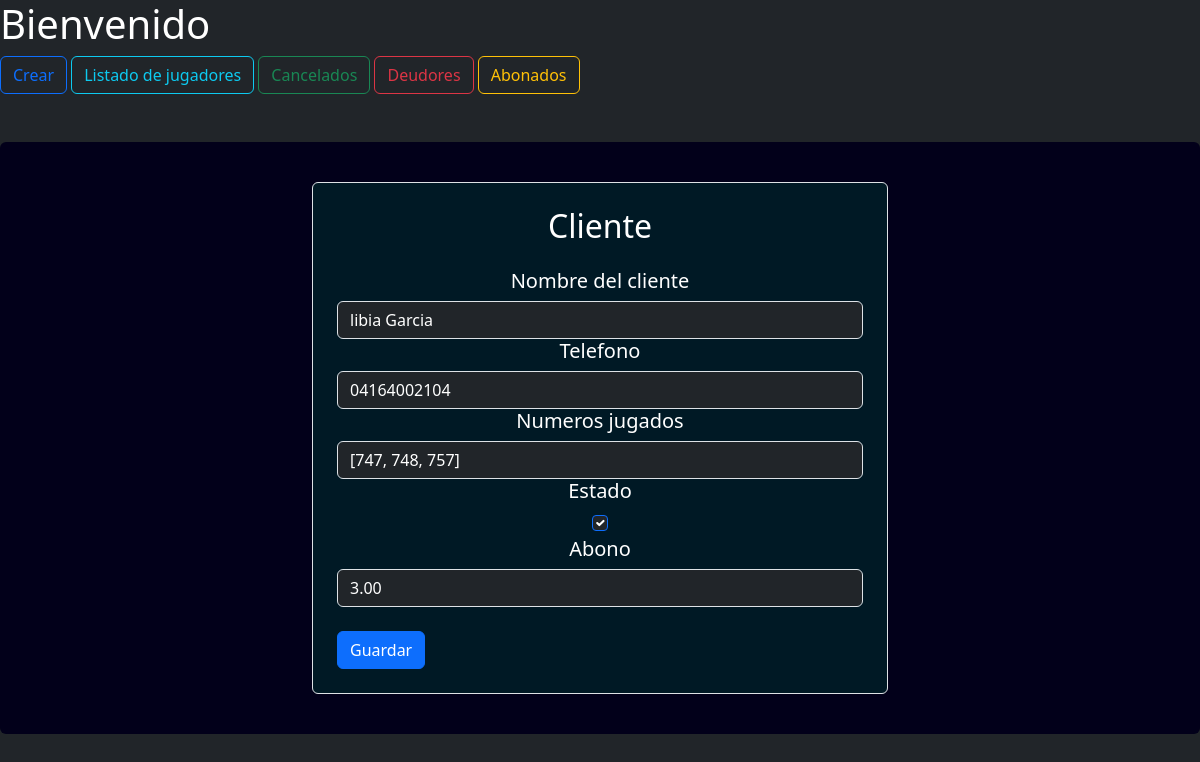
Page /actualizar/5/ on the committed database.
### clientes/models.py (models this page shows, shortened)
class Cliente(models.Model):
    nombre = models.CharField(verbose_name='nombre del cliente',max_length=50,unique=True)
    telefono = models.CharField(verbose_name='telefono',max_length=11)
    numeros = models.JSONField(verbose_name='numeros jugados',default=list)
    estado = models.BooleanField(verbose_name='estado',default=False)
    abono = models.DecimalField(verbose_name='Abono', decimal_places=2, max_digits=12,default=0.00)
    fecha_registro = models.DateTimeField(auto_now_add=True)
    fecha_actualizacion = models.DateTimeField(auto_now=True)
    class Meta:
        ordering = ['fecha_registro']

### clientes/views.py (the view, shortened to what this page needs)
# urls.py: path("actualizar/<int:pk>/", Actualizar_jugador_view.as_view(), name='actualizar'),
class Actualizar_jugador_view(UpdateView):
    model = Cliente
    form_class = Form_creacion_jugador
    template_name = "actualizacion.html"

### clientes/forms.py
class Form_creacion_jugador(forms.ModelForm):
    class Meta:
        model = Cliente
        fields = '__all__'
        widgets = {
            'estado': forms.CheckboxInput(attrs={'class': 'form-check-input'}),
        }

### clientes/templatetags/custom_tags.py (called while the page is built)
@register.filter(name='replace')
def replace_comma(value):
    return str(value).replace(',', '.')

### templates/actualizacion.html (shortened to what this page needs)
{% extends "Base.html" %}
{% load custom_tags %}
{% block container %}
<div
  class="p-4 rounded text-white mt-5 d-flex justify-content-center"
  style="background-color: rgb(2, 0, 26)"
>
  <form
    action=""
    method="post"
    class="form-group p-4 border rounded w-50 mt-3 mb-3"
    style="border-color: #caf438; background-color: #001925; color: white"
  >
    <h2 class="text-center mb-4">Cliente</h2>
    {% for field in form %}
        <h5 class="text-center"> {{ field.label }} </h5>
          {% if field.name == 'estado' %}
          <div class="form-check d-flex justify-content-center">
                 <input
                type="checkbox"
                name="{{ field.name }}"
                id="{{ field.id_for_label }}"
                value="true"
                class="form-check-input bg-dark text-white"
                {% if field.initial %}checked{% endif %}
              />
            </div>
          {% elif field.name == 'abono' %}
            <input
            type="{{ field.field.widget.input_type }}"
            name="{{ field.name }}"
            id="{{ field.id_for_label }}"
            value="{{ field.initial|replace }}"
            class="form-control bg-dark text-white"
            />
          {% else %}
            <input
            type="{{ field.field.widget.input_type }}"
            name="{{ field.name }}"
            id="{{ field.id_for_label }}"
            value="{{ field.initial }}"
            class="form-control bg-dark text-white"
            />
        {% endif %}
    {% endfor %}
    <button type="submit" class="btn btn-primary mt-4"> Guardar</button>
    </form>
</div>
{% endblock container %}

### rows in the picture
Cliente: nombre "libia Garcia" "04164002104" "[747, 748, 757]", abono "3.00"

### other values in the picture
{{ field.label }} "Nombre del cliente" "Telefono" "Numeros jugados" "Estado" "Abono"
